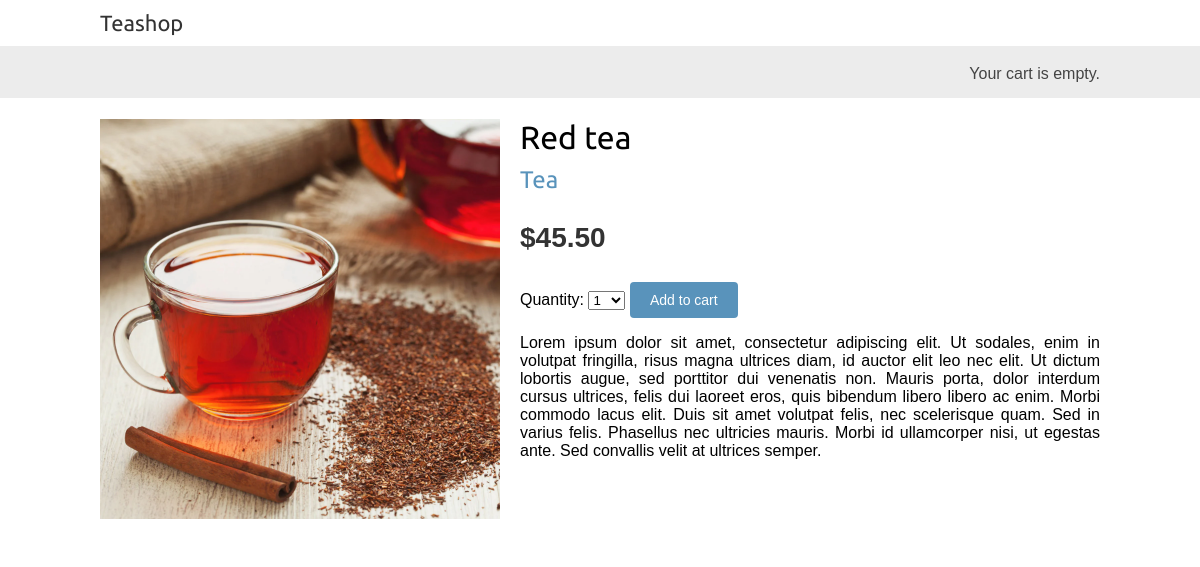
/2/red-tea/, run on the app's committed database.
### shop/models.py (models this page shows, shortened)
class Product(models.Model):
    category = models.ForeignKey(Category,
                                 related_name='products',
                                 on_delete=models.CASCADE)
    name = models.CharField(max_length=200)
    slug = models.SlugField(max_length=200)
    image = models.ImageField(upload_to='products/%Y/%m/%d', blank=True)
    description = models.TextField(blank=True)
    price = models.DecimalField(max_digits=10, decimal_places=2)
    available = models.BooleanField(default=True)
    created = models.DateTimeField(auto_now_add=True)
    updated = models.DateTimeField(auto_now=True)
    class Meta:
        indexes = [
            models.Index(fields=['id', 'slug']),
            models.Index(fields=['name']),
            models.Index(fields=['-created'])
        ]
        ordering = ['name']

class Category(models.Model):
    name = models.CharField(max_length=200)
    slug = models.SlugField(max_length=200, unique=True)
    class Meta:
        indexes = [
            models.Index(fields=['name'])
        ]
        ordering = ['name']
        verbose_name = 'category'
        verbose_name_plural = 'categories'
    def __str__(self):
        return self.name
    def get_absolute_url(self):
        return reverse('shop:product_list_by_category', args=[self.slug])

### shop/views.py (the view)
# urls.py: path('<int:id>/<slug:slug>/', views.product_detail, name='product_detail')
def product_detail(request, id, slug):
    template_name = 'shop/product/detail.html'
    product = get_object_or_404(Product, id=id, slug=slug, available=True)
    cart_product_form = CartAddProductForm()
    context = {
        'product': product,
        'cart_product_form': cart_product_form
    }
    return render(request=request, template_name=template_name, context=context)

### cart/forms.py
class CartAddProductForm(forms.Form):
    quantity = forms.TypedChoiceField(choices=PRODUCT_QUANTITY_CHOICES,
                                      coerce=int)
    override = forms.BooleanField(required=False,
                                  initial=False,
                                  widget=forms.HiddenInput)

### cart/cart.py (called while the page is built)
    def __len__(self):
        return sum(item['quantity'] for item in self.cart.values())

### cart/context_processors.py (called while the page is built)
def cart(request: HttpRequest):
    return {'cart': Cart(request)}

### shop/templates/shop/product/detail.html (shortened to what this page needs)
{% extends 'shop/base.html' %}
{% load static %}
{% load thumbnail %}
{% block content %}
<div class="product-detail">
    {% if product.image %}{% thumbnail product.image 666x463 crop quality=100 as im %}{% endif %}
    <img src="{% if product.image %}{{ im.url }}{% else %}{% static 'img/no_image.png' %}{% endif %}">
    <h1>{{ product.name }}</h1>
    <h2>
        <a href="{{ product.category.get_absolute_url }}">
            {{ product.category }}
        </a>
    </h2>
    <p class="price">${{ product.price }}</p>
    <form action="{% url 'cart:cart_add' product.id %}" method="post">
        {{ cart_product_form }}
        <input type="submit" value="Add to cart">
    </form>
    {{ product.description|linebreaks }}
</div>
{% endblock %}

### static/css/base.css (style rules this page uses)
body { margin:0; padding:0; font-family:helvetica, sans-serif; }
h1, h2, h3, h4, h5 , h6 { font-family: 'Ubuntu', sans-serif; font-weight:normal; }
a { text-decoration:none; color:#5993bb; }
a.button, input[type="submit"] { color:#fff; background:#5993bb; border-radius:4px; padding:10px 20px; font-size:14px; border:0; }
.product-detail { text-align:justify; }
.product-detail .price { color:#333; font-size:28px; font-weight:bold; }
.product-detail img { width:40%; float:left; padding:0 20px 20px 0; }
.product-detail h1 { margin-bottom:0; }
.product-detail h2 { margin-top:10px; }

### data on the page
Product: name "Red tea", category "Tea", price "45.50", description "Lorem ipsum dolor sit amet, consectetur adipiscing elit. Ut sodales, enim in volutpat fringilla, risus magna ultrices diam, id auctor elit leo nec elit. Ut dictum lobortis augue, sed porttitor dui venenatis non. Mauris porta, dolor interdum cursus ultrices, felis dui laoreet eros, quis bibendum libero libero ac enim. Morbi commodo lacus elit. Duis sit amet volutpat felis, nec scelerisque quam. Sed in varius felis. Phasellus nec ultricies mauris. Morbi id ullamcorper nisi, ut egestas ante. Sed convallis velit at ultrices semper."
